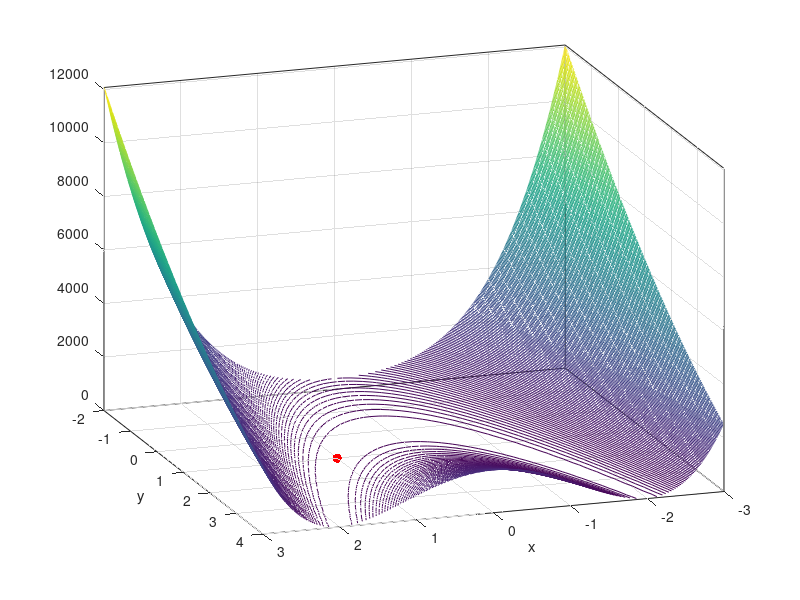

The MATLAB source for this figure:
%% 多元函数的极小值点
%% 从三维等位线图初步观察测试函数
x=-3:0.1:3;y=-2:0.1:4; 
[X,Y]=meshgrid(x,y);
F=100*(Y-X.^2).^2+(1-X).^2;
contour3(X,Y,F,300),
xlabel('x'),ylabel('y'),axis([-3,3,-2,4,0,inf]),view([161,22])
hold on,plot3(1,1,0,'.r','MarkerSize',20),hold off
%% 采用内联函数表示测试函数如下
ff=inline('100*(x(2)-x(1)^2)^2+(1-x(1))^2','x');
%% 用单纯形法求极小值点
x0=[-1.2,1];[sx,sfval,sexit,soutput]=fminsearch(ff,x0)
%% 用拟牛顿法求极小值点
[ux,sfval,uexit,uoutput,grid,hess]=fminunc(ff,x0)